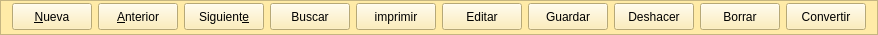
    <widget class="QFrame" name="frame_4">
     <property name="minimumSize">
      <size>
       <width>0</width>
       <height>35</height>
      </size>
     </property>
     <property name="maximumSize">
      <size>
       <width>16777215</width>
       <height>35</height>
      </size>
     </property>
     <property name="styleSheet">
      <string notr="true">background-color: rgb(255, 235, 167);</string>
     </property>
     <property name="frameShape">
      <enum>QFrame::StyledPanel</enum>
     </property>
     <property name="frameShadow">
      <enum>QFrame::Raised</enum>
     </property>
     <layout class="QHBoxLayout" name="horizontalLayout_2">
      <property name="topMargin">
       <number>2</number>
      </property>
      <item>
       <widget class="QPushButton" name="btnAnadir">
        <property name="minimumSize">
         <size>
          <width>0</width>
          <height>27</height>
         </size>
        </property>
        <property name="text">
         <string>&amp;Nueva</string>
        </property>
        <property name="icon">
         <iconset resource="../maya.qrc">
          <normaloff>:/Icons/PNG/add.png</normaloff>:/Icons/PNG/add.png</iconset>
        </property>
        <property name="iconSize">
         <size>
          <width>24</width>
          <height>24</height>
         </size>
        </property>
       </widget>
      </item>
      <item>
       <widget class="QPushButton" name="btnAnterior">
        <property name="minimumSize">
         <size>
          <width>0</width>
          <height>27</height>
         </size>
        </property>
        <property name="text">
         <string>&amp;Anterior</string>
        </property>
        <property name="icon">
         <iconset resource="../maya.qrc">
          <normaloff>:/Icons/PNG/Previous.png</normaloff>:/Icons/PNG/Previous.png</iconset>
        </property>
        <property name="iconSize">
         <size>
          <width>24</width>
          <height>24</height>
         </size>
        </property>
       </widget>
      </item>
      <item>
       <widget class="QPushButton" name="btnSiguiente">
        <property name="minimumSize">
         <size>
          <width>0</width>
          <height>27</height>
         </size>
        </property>
        <property name="text">
         <string>Siguient&amp;e</string>
        </property>
        <property name="icon">
         <iconset resource="../maya.qrc">
          <normaloff>:/Icons/PNG/Next.png</normaloff>:/Icons/PNG/Next.png</iconset>
        </property>
        <property name="iconSize">
         <size>
          <width>24</width>
          <height>24</height>
         </size>
        </property>
       </widget>
      </item>
      <item>
       <widget class="QPushButton" name="btnBuscar">
        <property name="minimumSize">
         <size>
          <width>0</width>
          <height>27</height>
         </size>
        </property>
        <property name="text">
         <string>Buscar</string>
        </property>
        <property name="icon">
         <iconset resource="../maya.qrc">
          <normaloff>:/Icons/PNG/search.png</normaloff>:/Icons/PNG/search.png</iconset>
        </property>
        <property name="iconSize">
         <size>
          <width>24</width>
          <height>24</height>
         </size>
        </property>
       </widget>
      </item>
      <item>
       <widget class="QPushButton" name="btnImprimir">
        <property name="minimumSize">
         <size>
          <width>0</width>
          <height>27</height>
         </size>
        </property>
        <property name="text">
         <string>imprimir</string>
        </property>
        <property name="icon">
         <iconset resource="../maya.qrc">
          <normaloff>:/Icons/PNG/Print.png</normaloff>:/Icons/PNG/Print.png</iconset>
        </property>
        <property name="iconSize">
         <size>
          <width>24</width>
          <height>24</height>
         </size>
        </property>
       </widget>
      </item>
      <item>
       <widget class="QPushButton" name="btnEditar">
        <property name="minimumSize">
         <size>
          <width>0</width>
          <height>27</height>
         </size>
        </property>
        <property name="text">
         <string>Editar</string>
        </property>
        <property name="icon">
         <iconset resource="../maya.qrc">
          <normaloff>:/Icons/PNG/edit.png</normaloff>:/Icons/PNG/edit.png</iconset>
        </property>
        <property name="iconSize">
         <size>
          <width>24</width>
          <height>24</height>
         </size>
        </property>
        <property name="shortcut">
         <string>Ctrl+S</string>
        </property>
       </widget>
      </item>
      <item>
       <widget class="QPushButton" name="btnGuardar">
        <property name="minimumSize">
         <size>
          <width>0</width>
          <height>27</height>
         </size>
        </property>
        <property name="text">
         <string>Guardar</string>
        </property>
        <property name="icon">
         <iconset resource="../maya.qrc">
          <normaloff>:/Icons/PNG/Save.png</normaloff>:/Icons/PNG/Save.png</iconset>
        </property>
        <property name="iconSize">
         <size>
          <width>24</width>
          <height>24</height>
         </size>
        </property>
       </widget>
      </item>
      <item>
       <widget class="QPushButton" name="btnDeshacer">
        <property name="minimumSize">
         <size>
          <width>0</width>
          <height>27</height>
         </size>
        </property>
        <property name="text">
         <string>Deshacer</string>
        </property>
        <property name="icon">
         <iconset resource="../maya.qrc">
          <normaloff>:/Icons/PNG/undo.png</normaloff>:/Icons/PNG/undo.png</iconset>
        </property>
        <property name="iconSize">
         <size>
          <width>24</width>
          <height>24</height>
         </size>
        </property>
       </widget>
      </item>
      <item>
       <widget class="QPushButton" name="btnBorrar">
        <property name="minimumSize">
         <size>
          <width>0</width>
          <height>27</height>
         </size>
        </property>
        <property name="text">
         <string>Borrar</string>
        </property>
        <property name="icon">
         <iconset>
          <normaloff>:/Icons/PNG/delete.png</normaloff>:/Icons/PNG/delete.png</iconset>
        </property>
        <property name="iconSize">
         <size>
          <width>24</width>
          <height>24</height>
         </size>
        </property>
       </widget>
      </item>
      <item>
       <widget class="QPushButton" name="btn_convertir">
        <property name="minimumSize">
         <size>
          <width>0</width>
          <height>27</height>
         </size>
        </property>
        <property name="text">
         <string>Convertir</string>
        </property>
       </widget>
      </item>
     </layout>
    </widget>
